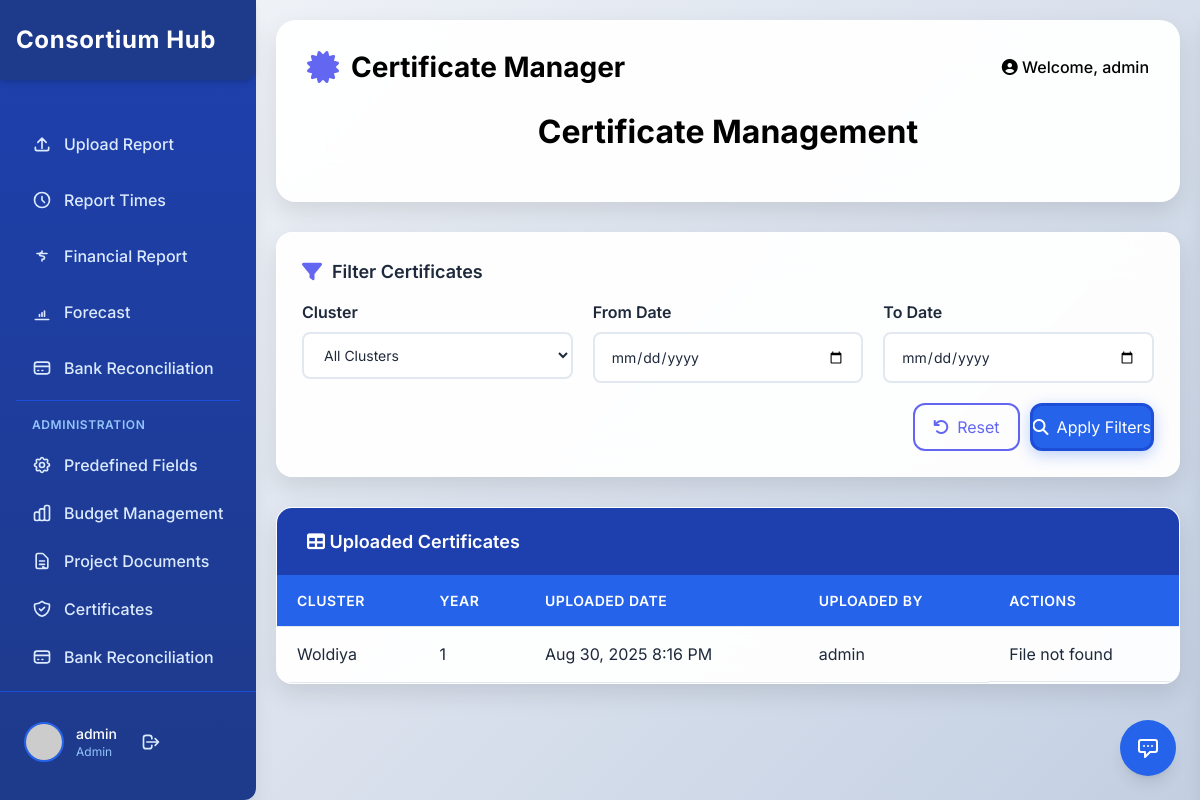
Screenshot of /admin_certificates.php (signed in) with the database file from the repository.
### tables this page shows
CREATE TABLE `certificates_simple` (
  `id` int(11) NOT NULL,
  `cluster_name` varchar(100) NOT NULL,
  `year` int(4) NOT NULL,
  `certificate_path` varchar(500) NOT NULL,
  `uploaded_date` timestamp NOT NULL DEFAULT current_timestamp(),
  `uploaded_by` varchar(255) DEFAULT 'admin'
);

### admin_certificates.php (the view, shortened to what this page needs)
<?php
include 'setup_database.php';
$dateFrom = isset($_GET['date_from']) ? $_GET['date_from'] : '';
$dateTo = isset($_GET['date_to']) ? $_GET['date_to'] : '';
$sql = "SELECT id, cluster_name, year, certificate_path, uploaded_date, uploaded_by FROM certificates_simple WHERE 1=1";
$sql .= " ORDER BY uploaded_date DESC";
$stmt = $conn->prepare($sql);
$stmt->execute();
$result = $stmt->get_result();
?>
<!DOCTYPE html>
<html lang="en">
<head>
    <link rel="stylesheet" href="https://cdnjs.cloudflare.com/ajax/libs/font-awesome/6.4.0/css/all.min.css">
</head>
<body>
    <?php include 'header.php'; ?>
    <div class="container">
        <header>
            <div class="header-content">
                <div class="logo">
                    <i class="fas fa-certificate"></i>
                    Certificate Manager
                </div>
                <div class="user-info no-print">
                    <i class="fas fa-user-circle"></i> Welcome, <?php echo htmlspecialchars($_SESSION['username'] ?? 'Admin'); ?>
                </div>
            </div>
            <h1 class="page-title">Certificate Management</h1>
        </header>
        <div class="filter-section">
            <div class="filter-title">
                <i class="fas fa-filter"></i> Filter Certificates
            </div>
            <form method="GET" id="filterForm">
                <div class="filters">
                    <div class="form-group">
                        <label for="cluster">Cluster</label>
                        <select name="cluster" id="cluster">
                            <option value="">All Clusters</option>
                        </select>
                    </div>
                    <div class="form-group">
                        <label for="date_from">From Date</label>
                        <input type="date" name="date_from" id="date_from" value="<?php echo htmlspecialchars($dateFrom); ?>">
                    </div>
                    <div class="form-group">
                        <label for="date_to">To Date</label>
                        <input type="date" name="date_to" id="date_to" value="<?php echo htmlspecialchars($dateTo); ?>">
                    </div>
                </div>
                <div class="filter-buttons">
                    <button type="button" class="btn-outline" id="resetFilters">
                        <i class="fas fa-undo"></i> Reset
                    </button>
                    <button type="submit" class="btn-primary">
                        <i class="fas fa-search"></i> Apply Filters
                    </button>
                </div>
            </form>
        </div>
        <div class="certificates-table">
            <div class="table-header">
                <i class="fas fa-table"></i> Uploaded Certificates
            </div>
            <div class="table-container">
                <?php if ($result && $result->num_rows > 0): ?>
                    <table>
                        <thead>
                            <tr>
                                <th>Cluster</th>
                                <th>Year</th>
                                <th>Uploaded Date</th>
                                <th>Uploaded By</th>
                                <th>Actions</th>
                            </tr>
                        </thead>
                        <tbody>
                            <?php while ($row = $result->fetch_assoc()): ?>
                                <tr>
                                    <td><?php echo htmlspecialchars($row['cluster_name']); ?></td>
                                    <td><?php echo htmlspecialchars($row['year']); ?></td>
                                    <td><?php echo date('M j, Y g:i A', strtotime($row['uploaded_date'])); ?></td>
                                    <td><?php echo htmlspecialchars($row['uploaded_by']); ?></td>
                                    <td class="action-buttons">
                                        <?php if (file_exists($row['certificate_path'])): ?>
                                            <a href="<?php echo htmlspecialchars($row['certificate_path']); ?>" target="_blank" class="btn-view">
                                                <i class="fas fa-eye"></i> View
                                            </a>
                                            <a href="<?php echo htmlspecialchars($row['certificate_path']); ?>" download class="btn-download">
                                                <i class="fas fa-download"></i> Download
                                            </a>
                                        <?php else: ?>
                                            <span class="text-danger">File not found</span>
                                        <?php endif; ?>
                                    </td>
                                </tr>
                            <?php endwhile; ?>
                        </tbody>
                    </table>
                <?php endif; ?>
            </div>
        </div>
    </div>
</body>
</html>

### admin_certificates.php (style rules this page uses)
:root { --primary: #6366f1; --primary-dark: #4f46e5; --secondary: #6c757d; --success: #10b981; --light: #f8fafc; --dark: #1e293b; --border: #e2e8f0; --card-shadow: 0 10px 25px rgba(0, 0, 0, 0.1); --hover-shadow: 0 20px 40px rgba(0, 0, 0, 0.15); --gradient-primary: linear-gradient(135deg, #667eea 0%, #764ba2 100%); --gradient-background: linear-gradient(135deg, #f5f7fa 0%, #c3cfe2 100%); }
* { margin: 0; padding: 0; box-sizing: border-box; font-family: 'Inter', -apple-system, BlinkMacSystemFont, 'Segoe UI', Roboto, Oxygen, Ubuntu, Cantarell, 'Open Sans', 'Helvetica Neue', sans-serif; }
body { background: var(--gradient-background); color: var(--dark); min-height: 100vh; }
.container { max-width: 1200px; margin: 0 auto; padding: 20px; overflow-x: auto; }
header { background: rgba(255, 255, 255, 0.95); backdrop-filter: blur(20px); color: var(--dark); padding: 25px 30px; border-radius: 20px; margin-bottom: 30px; box-shadow: var(--card-shadow); border: 1px solid rgba(255, 255, 255, 0.3); }
.header-content { display: flex; justify-content: space-between; align-items: center; }
.logo { font-size: 28px; font-weight: 700; display: flex; align-items: center; color: #000; }
.logo i { margin-right: 12px; font-size: 32px; color: var(--primary); }
.user-info { font-size: 16px; font-weight: 500; color: #000; }
.page-title { font-size: 32px; font-weight: 700; margin: 20px 0; text-align: center; color: #000; }
.filter-section { background: rgba(255, 255, 255, 0.95); backdrop-filter: blur(20px); padding: 25px; border-radius: 16px; box-shadow: var(--card-shadow); border: 1px solid rgba(255, 255, 255, 0.3); margin-bottom: 30px; }
.filter-title { font-size: 18px; font-weight: 600; margin-bottom: 15px; color: var(--dark); display: flex; align-items: center; }
.filter-title i { margin-right: 10px; color: var(--primary); font-size: 20px; }
.filters { display: grid; grid-template-columns: repeat(auto-fit, minmax(250px, 1fr)); gap: 20px; margin-bottom: 20px; }
.form-group { display: flex; flex-direction: column; }
.form-group label { font-weight: 600; margin-bottom: 8px; color: var(--dark); }
.form-group input, .form-group select { padding: 12px 16px; border: 2px solid var(--border); border-radius: 8px; font-size: 14px; transition: all 0.3s ease; background: rgba(255, 255, 255, 0.8); }
.filter-buttons { display: flex; gap: 10px; justify-content: flex-end; }
button { padding: 12px 20px; border: none; border-radius: 12px; cursor: pointer; font-weight: 600; font-size: 14px; transition: all 0.3s ease; position: relative; overflow: hidden; display: inline-flex; align-items: center; gap: 8px; }
button::before { content: ''; position: absolute; top: 50%; left: 50%; width: 0; height: 0; background: rgba(255, 255, 255, 0.3); border-radius: 50%; transform: translate(-50%, -50%); transition: width 0.4s ease, height 0.4s ease; }
.btn-primary { background: #2563eb; color: white; box-shadow: 0 4px 15px rgba(37, 99, 235, 0.3); border: 3px solid #1d4ed8; }
.btn-outline { background: transparent; border: 2px solid var(--primary); color: var(--primary); padding: 10px 18px; }
.certificates-table { background: rgba(255, 255, 255, 0.95); backdrop-filter: blur(20px); border-radius: 16px; box-shadow: var(--card-shadow); border: 1px solid rgba(255, 255, 255, 0.3); overflow: hidden; margin-bottom: 30px; overflow-x: auto; }
.table-header { background: #1e40af; color: white; padding: 20px 30px; font-weight: 600; font-size: 18px; }
.table-container { overflow-x: auto; max-height: 70vh; overflow-y: auto; }
table { width: 100%; border-collapse: collapse; }
th, td { padding: 15px 20px; text-align: left; border-bottom: 1px solid var(--border); }
th { background: #2563eb; color: white; font-weight: 600; font-size: 14px; text-transform: uppercase; letter-spacing: 0.5px; }
.action-buttons { display: flex; gap: 10px; }

### header.php (style rules this page uses)
body { font-family: 'Inter', sans-serif; overflow-y: auto; overflow-x: hidden; }

### rows the page displays
certificates_simple: cluster_name "Woldiya", year "1", uploaded_date "Aug 30, 2025 8:16 PM", uploaded_by "admin", shows "File not found"

### other values shown
$_SESSION['username'] "admin"
$_SESSION['role'] "Admin"
